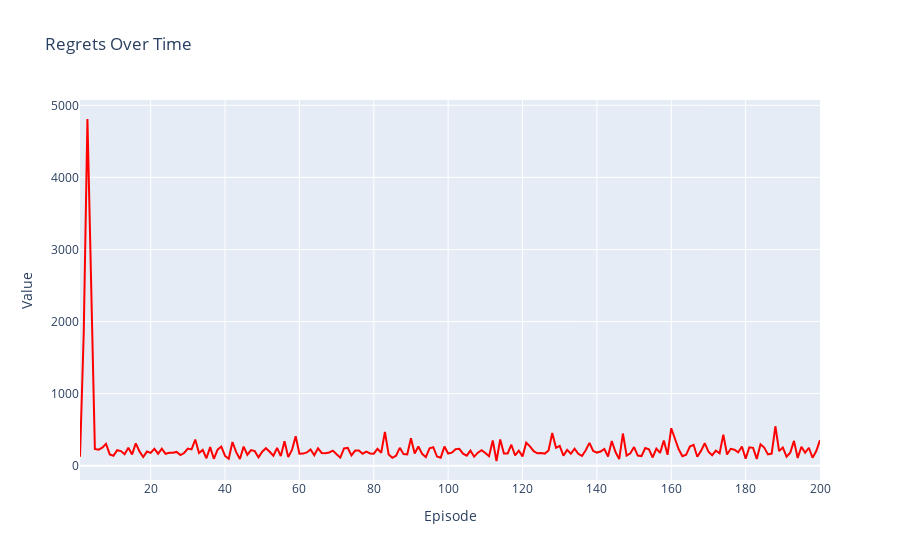

This figure's notebook cell:
### Code cell
visualize(regrets, list(range(1, num_episodes+1)), 'Regrets')

### Figure 1 — Plotly figure (JSON) as saved in the notebook; plotly's stock layout.template omitted (floating-point values rounded to 4 significant figures; data arrays with more than 128 entries replaced by an {"elided": "..."} marker saying what was removed)
{"data": [{"line": {"color": "red"}, "mode": "lines", "name": "Regrets", "type": "scatter", "x": {"elided": "200 int values"}, "y": {"elided": "200 int values"}}], "layout": {"autosize": true, "legend": {"title": {"text": "Legend"}}, "title": {"text": "Regrets Over Time"}, "xaxis": {"autorange": true, "range": [1, 200], "title": {"text": "Episode"}, "type": "linear"}, "yaxis": {"autorange": true, "range": [-198.6, 5074.0], "title": {"text": "Value"}, "type": "linear"}}}
